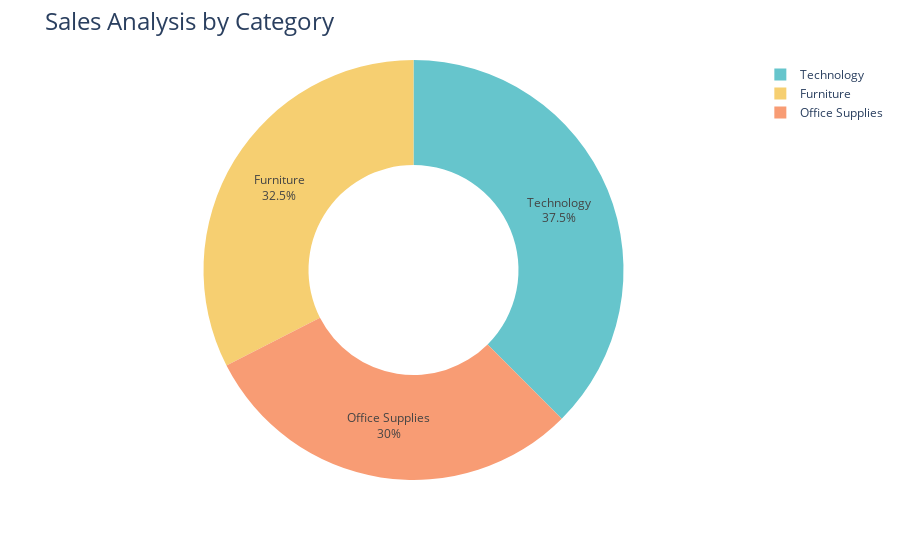

Here is the notebook cell this chart was saved with:
### Code cell
fig = px.pie(sales_by_category,
             values='sales',
             names='category',
             hole=0.5,
             color_discrete_sequence=px.colors.qualitative.Pastel)
fig.update_traces(textposition='inside', textinfo='percent+label')
fig.update_layout(title_text='Sales Analysis by Category',
                  title_font=dict(size=24))
fig.show()

### Figure 1 — Plotly figure (JSON) as saved in the notebook; plotly's stock layout.template omitted (floating-point values rounded to 4 significant figures)
{"data": [{"domain": {"x": [0, 1], "y": [0, 1]}, "hole": 0.5, "hovertemplate": "category=%{label}<br>sales=%{value}<extra></extra>", "labels": ["Furniture", "Office Supplies", "Technology"], "legendgroup": "", "name": "", "showlegend": true, "textinfo": "percent+label", "textposition": "inside", "type": "pie", "values": [4111000.0, 3787000.0, 4745000.0]}], "layout": {"autosize": true, "legend": {"tracegroupgap": 0}, "margin": {"t": 60}, "piecolorway": ["rgb(102, 197, 204)", "rgb(246, 207, 113)", "rgb(248, 156, 116)", "rgb(220, 176, 242)", "rgb(135, 197, 95)", "rgb(158, 185, 243)", "rgb(254, 136, 177)", "rgb(201, 219, 116)", "rgb(139, 224, 164)", "rgb(180, 151, 231)", "rgb(179, 179, 179)"], "title": {"font": {"size": 24}, "text": "Sales Analysis by Category"}}}
